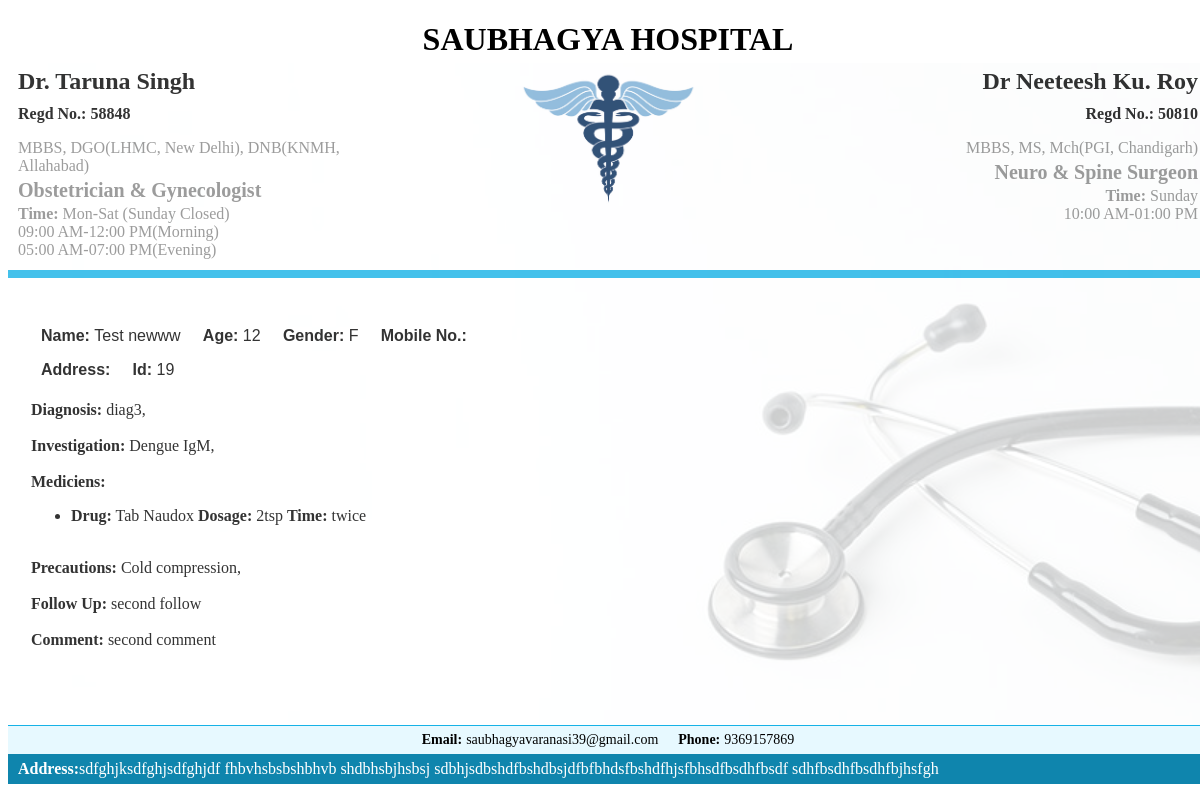
Screenshot of /patient/19/view_prescription/?download=false with the database file from the repository.
### basic_app/models.py (models this page shows, shortened)
class Patient(models.Model):
    patient_id = models.AutoField(primary_key=True)
    name = models.CharField(max_length=256)
    age = models.PositiveIntegerField()
    gender = models.CharField(max_length=1, choices=sex_choice, default='F')
    address = models.CharField(max_length=256, blank=True, default='')
    mobile = models.CharField(max_length=10, blank=True, default='')
    created_at = models.DateTimeField(default=timezone.now)
    class Meta:
        db_table = "Patient"

class Diagnosis(models.Model):
        name = models.CharField(max_length=256)
        def __str__(self):
            return self.name
        class Meta:
            ordering = ('name',)

class Investigation(models.Model):
        name = models.CharField(max_length=256)
        def __str__(self):
            return self.name
        class Meta:
            ordering = ('name',)

class DrugDosageTime(models.Model):
    patient = models.ForeignKey(Patient, on_delete=models.CASCADE)
    prescription = models.ForeignKey(Prescription, on_delete=models.CASCADE)
    drug = models.ForeignKey(Drug, on_delete=models.CASCADE, default=1)
    dosage = models.ForeignKey(Dosage, on_delete=models.CASCADE, default = 1)
    time = models.ForeignKey(Time, on_delete=models.CASCADE, default = 1)
    created_at = models.DateTimeField(default=timezone.now)
    class Meta:
        db_table = "DrugDosageTime"

class Drug(models.Model):
        name = models.CharField(max_length=256)
        def __str__(self):
            return self.name
        class Meta:
            ordering = ('name',)

class Dosage(models.Model):
        name = models.CharField(max_length=256)
        def __str__(self):
            return self.name
        class Meta:
            ordering = ('name',)

class Time(models.Model):
        name = models.CharField(max_length=256)
        def __str__(self):
            return self.name
        class Meta:
            ordering = ('name',)

class Precaution(models.Model):
        name = models.CharField(max_length=256)
        def __str__(self):
            return self.name
        class Meta:
            ordering = ('name',)

class Prescription(models.Model):
    patient = models.ForeignKey(Patient, on_delete=models.CASCADE)
    prescription_id = models.AutoField(primary_key=True)
    diagnosis = models.ManyToManyField(Diagnosis, blank=True)
    investigation = models.ManyToManyField(Investigation, blank=True)
    precaution = models.ManyToManyField(Precaution, blank=True)
    follow_up = models.CharField(max_length=256, blank=True, default='')
    comment = models.CharField(max_length=256, blank=True, default='')
    created_at = models.DateTimeField(default=timezone.now)
    class Meta:
        db_table = "Prescription"

### basic_app/views.py (the view)
# urls.py: path('patient/<int:pk>/view_prescription/', views.ViewPrescription),
def ViewPrescription(request,pk):
    patient_details = Patient.objects.get(patient_id=pk)
    prescription = Prescription.objects.filter(patient=patient_details).order_by('-created_at')[0]
    ddt = DrugDosageTime.objects.filter(prescription=prescription)
    context = {
                "patient":patient_details,
                "ddt":ddt,
                "prescription":prescription
            }
    return  render(request, "basic_app/patient_prescription_view.html", context)

### basic_app/templates/basic_app/patient_prescription_view.html (shortened to what this page needs)
<!DOCTYPE html>
{% load static %}
<html>
<head>
</head>
<body>
        <div class="page-header">
          <h1 class="serif">SAUBHAGYA HOSPITAL</h1>
            <div class="header_wrapper">
                <div class="header_content">
                    <div class="dr_detail box1">
                        <h2>Dr. Taruna Singh</h2>
                        <b>Regd No.: 58848</b>
                        <p>MBBS, DGO(LHMC, New Delhi), DNB(KNMH, Allahabad)</br><b style="line-height: 1.5; font-size: 20px;">Obstetrician & Gynecologist</b></br><strong>Time: </strong>Mon-Sat (Sunday Closed)</br>09:00 AM-12:00 PM(Morning)<br>05:00 AM-07:00 PM(Evening)</p>
                    </div>
                    <div class="prescription_logo">
                        <img src="{% static "images/logo.jpg" %}" alt="logo" onclick="javascript:window.print()">
                    </div>
                    <div class="dr_detail box2">
                        <h2>Dr Neeteesh Ku. Roy</h2>
                        <b>Regd No.: 50810</b>
                        <p>MBBS, MS, Mch(PGI, Chandigarh)</br><b style="line-height: 1.5; font-size: 20px;">Neuro & Spine Surgeon</b></br><strong>Time: </strong>Sunday<br>10:00 AM-01:00 PM</p>
                    </div>
                </div>
            </div>
        </div>
        <table>
            <thead>
              <tr>
                <td>
                  <div class="page-header-space"></div>
                </td>
              </tr>
            </thead>
            <tbody>
              <tr>
                <td>
                  <div class="page">
                    <div class="prescription_body">
                      <div class="blank_bg"></div>
                      <div class="container">
                        <div class="sansserif">
                          <p><strong>Name: </strong>{{patient.name}} <strong>Age: </strong> {{patient.age}} <strong>Gender: </strong>{{patient.gender}}  <strong>Mobile No.: </strong></p>
                          <p><strong>Address: </strong>{{patient.address}}   &nbsp;&nbsp;&nbsp; <strong>Id: </strong> {{patient.patient_id}}</p>
                        </div>
                        <strong>Diagnosis: </strong>
                            {% for p in prescription.diagnosis.all %}
                            {{ p }}&#44;
                            {% endfor %}
                        <br>
                        <br><strong>Investigation: </strong>
                            {% for p in prescription.investigation.all %}
                            {{ p }}&#44;
                            {% endfor %}
                        <br>
                        <br><strong>Mediciens:</strong>
                        {% for d in ddt %}
                        <ul>
                          <li>
                            <strong>Drug:</strong> {{ d.drug }}
                            <strong>Dosage:</strong> {{ d.dosage }}
                            <strong>Time:</strong> {{ d.time }}
                          </li>
                        </ul>
                        {% endfor %}
                        <br><strong>Precautions: </strong>
                            {% for p in prescription.precaution.all %}
                            {{ p }}&#44;
                            {% endfor %}
                      <br>
                      <br><strong>Follow Up: </strong>{{ prescription.follow_up }}
                      <br>
                      <br><strong>Comment: </strong>{{ prescription.comment }}
                      </div>
                    </div>
                  </div>
                </td>
              </tr>
            </tbody>
            <tfoot>
              <tr>
                <td>
                  <div class="page-footer-space"></div>
                </td>
              </tr>
            </tfoot>
        </table>
        <div class="page-footer">
            <div class="upper_footer"><div class="add_detail"><span>Email:</span>saubhagyavaranasi39@gmail.com</div><div class="add_detail"><span>Phone:</span>9369157869</div></div>
            <div class="bottom_footer"><b>Address:</b>sdfghjksdfghjsdfghjdf fhbvhsbsbshbhvb shdbhsbjhsbsj sdbhjsdbshdfbshdbsjdfbfbhdsfbshdfhjsfbhsdfbsdhfbsdf sdhfbsdhfbsdhfbjhsfgh</div>
        </div>
</body>
</html>

### basic_app/templates/basic_app/patient_prescription_view.html (style rules this page uses)
.page-header, .page-header-space { height: 270px; }
.page-footer, .page-footer-space { height: 75px; }
.page-footer { position: fixed; bottom: 0; width: 100%; */ }
.page-header { position: fixed; top: 0mm; width: 100%; border-bottom: 8px solid #16b2e6; */ background: white; }
.page { page-break-after: always; }
.header_wrapper { display: flex; }
h1 { margin-bottom: 10px; text-align: center; }
.serif { font-family: "Times New Roman", Times, serif; }
.dr_detail h2 { margin-top: 0; color: #fff; text-transform: capitalize; margin-bottom: 10px; }
.dr_detail b { font-size: 16px; }
.dr_detail p { font-size: 16px; color: #fff; }
.prescription_body { padding: 20px; }
.prescription_logo img { max-width: 180px; }
.bottom_footer { text-align: left; padding: 6px 10px; background: #0f85ad; color: #fff; }
.upper_footer { padding: 6px 10px; border-top: 1px solid #16b2e6; color: #000; background: #e7f9ff; }
.upper_footer { display: flex; justify-content: center; }
.add_detail span { font-weight: 600; display: inline-block; padding-right: 4px; }
.add_detail { font-size: 14px; padding: 0 10px; }
.header_content { display: flex; width: 100%; min-height: 190px; }
.header_content .dr_detail, .header_content .prescription_logo { width: 33.33%; padding-left: 10px; padding-right: 10px; }
.blank_bg { min-height: 200px; background: url(/static/images/last_bg.jpg) right no-repeat; background-size: contain; opacity: .2; position: absolute; left: 0; right: 0; top: 0; bottom: 0; }
.prescription_logo { text-align: center; }
.dr_detail h2 { color: #000; margin-bottom: 10px; }
.dr_detail p { color: #848484; }
.dr_detail.box2 { text-align: right; }
.sansserif { font-family: Arial, Helvetica, sans-serif; padding: 6px 10px; }

### rows the page displays
Patient: name "Test newww", age "12", gender "F", patient_id "19"
Diagnosis: name "diag3"
Investigation: name "Dengue IgM"
DrugDosageTime: drug "Tab Naudox", dosage "2tsp", time "twice"
Precaution: name "Cold compression"
Prescription: follow_up "second follow", comment "second comment"
